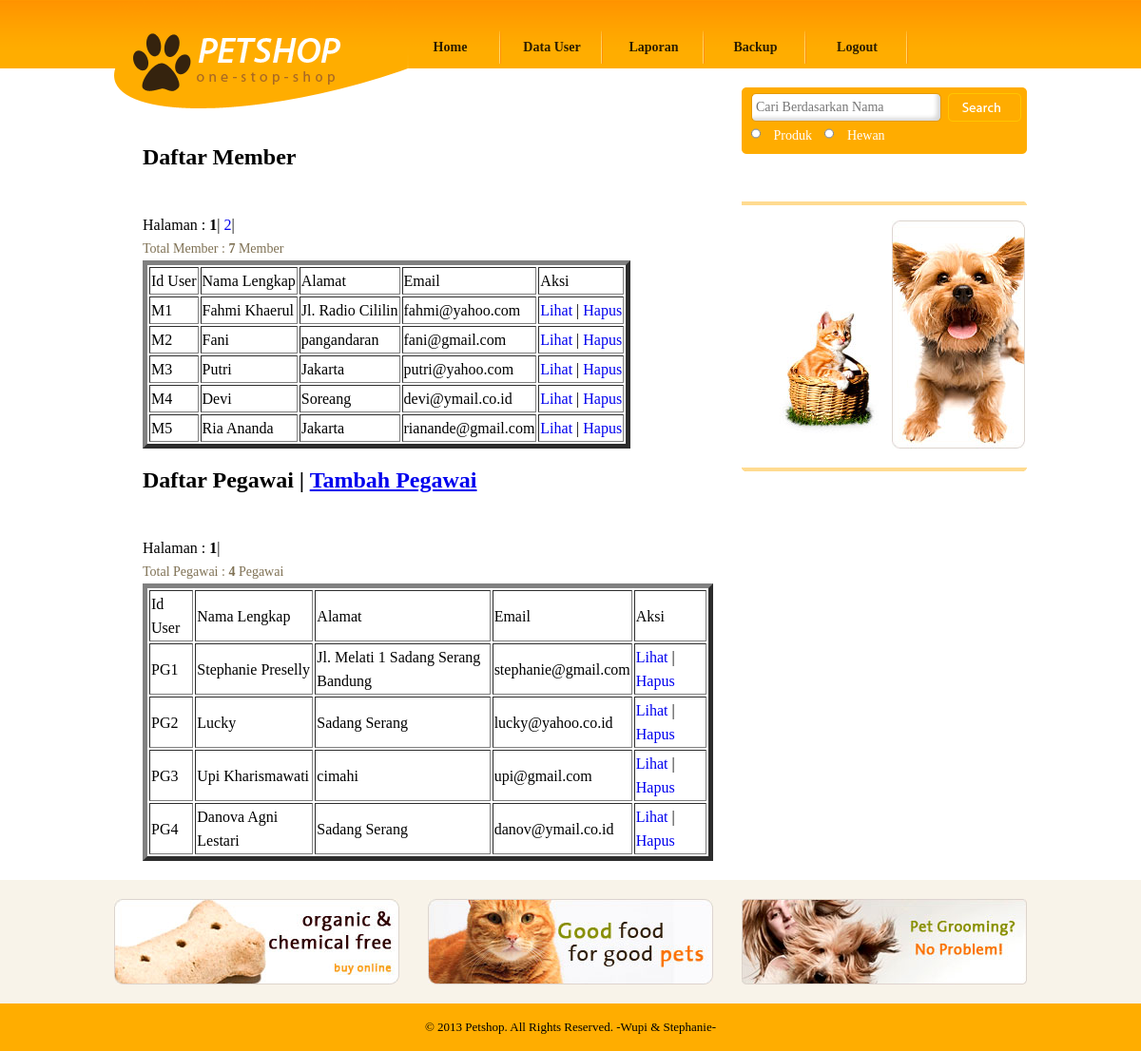
The page /admin_data_user.php on the database its author committed.
### tables this page shows
CREATE TABLE `user` (
  `id_user` char(8) NOT NULL,
  `password` varchar(50) NOT NULL,
  `status_akses` char(8) NOT NULL,
  `nama_lengkap` varchar(30) NOT NULL,
  `alamat` varchar(50) NOT NULL,
  `kode_pos` char(6) NOT NULL,
  `jk` enum('L','P') NOT NULL,
  `tgl_lahir` date DEFAULT NULL,
  `no_telp` varchar(12) NOT NULL,
  `email` varchar(50) NOT NULL,
  PRIMARY KEY (`id_user`)
);

### admin_data_user.php (the view, shortened to what this page needs)
<!DOCTYPE html PUBLIC "-//W3C//DTD XHTML 1.0 Transitional//EN" "http://www.w3.org/TR/xhtml1/DTD/xhtml1-transitional.dtd">
<html xmlns="http://www.w3.org/1999/xhtml">
<head>
	<link href="css/style.css" rel="stylesheet" type="text/css" />
</head>
<body>
			<?php include "header_admin.php"; ?>
			<div id="body">
			       <div id="content">
				        <div class="content">
							<div class="about">
				<h2>Daftar Member</h2>
                <ul>
				<li>
					<form method="post" action="" class="login">
					<table border=5>
						<?php include "koneksi.php";
							$batas=5;
		$halaman=$_GET['halaman'];
		if(empty($halaman))
		{
			$posisi=0;
			$halaman=1;
		}
		else
		{
			$posisi=($halaman-1)*$batas;
		}
							$tampil_member=mysql_query("SELECT * FROM user WHERE status_akses='MEMBER' LIMIT $posisi, $batas");
							echo "<tr><td>Id User</td><td>Nama Lengkap</td><td>Alamat</td><td>Email</td><td>Aksi</td></tr>";
							while($data=mysql_fetch_array($tampil_member))
							{ ?>
								<tr>
								<td><?php echo $data['id_user']; ?></td>
								<td><?php echo $data['nama_lengkap']; ?></td>
								<td><?php echo $data['alamat']; ?></td>
								<td><?php echo $data['email']; ?></td>
								<td><a href="admin_lihat_member.php?id_user=<?php echo $data['id_user'];?>" >Lihat</a> | <a href="admin_hapus_member.php?id_user=<?php echo $data['id_user'];?>" onClick="return confirm('Apakah anda yakin akan menghapus <?php echo $data['nama_lengkap'];?>?')">Hapus</a></td>
								</tr>
								<?php $no++;
							}
							$tampil2=mysql_query("SELECT * FROM user WHERE status_akses='MEMBER'");
			$jmldata=mysql_num_rows($tampil2);
			$jmlhalaman=ceil($jmldata/$batas);
			echo "<br> Halaman : ";
			for($i=1;$i<=$jmlhalaman;$i++)
			{
				if($i != $halaman)
				{
					echo "<a href=$_SERVER[PHP_SELF]?halaman=$i>$i</a> | ";
				}
				else
				{
					echo "<b>$i</b> | ";
				}
			}
			echo "<p>Total Member : <b>$jmldata</b> Member</p>";
						?>
					</table>
					</form>
				</li>
				</ul>			 	<br />
<h2>Daftar Pegawai | <a href=admin_tambah_pegawai.php>Tambah Pegawai</a></h2>
                <ul>
				<li>
					<form method="post" action="" class="login">
					<table border=5>
						<?php include "koneksi.php";
							$batas=5;
		$halaman=$_GET['halaman'];
		if(empty($halaman))
		{
			$posisi=0;
			$halaman=1;
		}
		else
		{
			$posisi=($halaman-1)*$batas;
		}
							$tampil_member=mysql_query("SELECT * FROM user WHERE status_akses='PEGAWAI' LIMIT $posisi, $batas");
							echo "<tr><td>Id User</td><td>Nama Lengkap</td><td>Alamat</td><td>Email</td><td>Aksi</td></tr>";
							while($data=mysql_fetch_array($tampil_member))
							{ ?>
								<tr>
								<td><?php echo $data['id_user']; ?></td>
								<td><?php echo $data['nama_lengkap']; ?></td>
								<td><?php echo $data['alamat']; ?></td>
								<td><?php echo $data['email']; ?></td>
								<td><a href="admin_lihat_pegawai.php?id_user=<?php echo $data['id_user'];?>" >Lihat</a> | <a href="admin_hapus_member.php?id_user=<?php echo $data['id_user'];?>" onClick="return confirm('Apakah anda yakin akan menghapus <?php echo $data['nama_lengkap'];?>?')">Hapus</a></td>
								</tr>
								<?php $no++;
							}
							$tampil2=mysql_query("SELECT * FROM user WHERE status_akses='PEGAWAI'");
			$jmldata=mysql_num_rows($tampil2);
			$jmlhalaman=ceil($jmldata/$batas);
			echo "<br> Halaman : ";
			for($i=1;$i<=$jmlhalaman;$i++)
			{
				if($i != $halaman)
				{
					echo "<a href=$_SERVER[PHP_SELF]?halaman=$i>$i</a> | ";
				}
				else
				{
					echo "<b>$i</b> | ";
				}
			}
			echo "<p>Total Pegawai : <b>$jmldata</b> Pegawai</p>";
						?>
					</table>
					</form>
				</li>
				</ul>
							</div>
						</div>
					    <div id="sidebar">
								<?php include "cari.php"; ?>
                               <?php include "shoping_guide.php"; ?>
				   <?php include "iklan.php"; ?>
			<div id="footer">
			        <?php include "footer.php"; ?>
			</div>
</body>
</html>

### css/style.css (style rules this page uses)
body { margin:0; padding:0; background: url("../images/bg-body.gif"); background-repeat:repeat-x; }
#body div#content { width:960px; margin:0 auto; overflow:hidden; background-image:none; height:auto; overflow:hidden; }
#body div#content .content { float:left; width:640px; margin-right:20px; background-image:none; height:auto; overflow:hidden; }
#body #content .content h2 { font-family: "Myriad Pro"; margin: 80px 0 0 30px; }
#body #content .content ul { margin:0; padding:0; list-style-type:none; }
#body #content .content ul li { width:300px; padding:0 10px; margin:0 0 20px 0; float:left; line-height:25px; height:auto; }
#body #content .content ul li a { text-decoration:none; }
#body #content .content ul li p { font-family:"Myriad Pro"; font-size:14px; text-align:justify; color:#7f7154; margin:0; }
#body #content .content .about { width:640px; height:auto; overflow:hidden; }
#body #content .content .about h2 { margin:80px 0 0 30px; font-family: "Myriad Pro"; }
#body #content .content .about ul { margin:0; padding:0; list-style-type:none; }
#body #content .content .about ul li { clear:both; width:600px; padding:20px 10px 0 30px; }
#body #content .content .about ul li p { color: #7F7154; font-family: "Myriad Pro"; font-size: 14px; text-align: justify; }
#body #content .content div p { margin: 10px 0 0 30px; padding:0 15px 0 0; font-family: "Myriad Pro"; font-size:14px; line-height:25px; color:#7F7154; }
#body #content #sidebar { float:left; width:300px; background-image:none; }
#footer { background-color:#310000; background-image:none; }

### rows shown on the page
user: id_user "M1", nama_lengkap "Fahmi Khaerul", alamat "Jl. Radio Cililin", email "fahmi@yahoo.com"
user: id_user "M2", nama_lengkap "Fani", alamat "pangandaran", email "fani@gmail.com"
user: id_user "M3", nama_lengkap "Putri", alamat "Jakarta", email "putri@yahoo.com"
user: id_user "M4", nama_lengkap "Devi", alamat "Soreang", email "devi@ymail.co.id"
user: id_user "M5", nama_lengkap "Ria Ananda", alamat "Jakarta", email "rianande@gmail.com"
user: id_user "PG1", nama_lengkap "Stephanie Preselly", alamat "Jl. Melati 1 Sadang Serang Bandung", email "stephanie@gmail.com"
user: id_user "PG2", nama_lengkap "Lucky", alamat "Sadang Serang", email "lucky@yahoo.co.id"
user: id_user "PG3", nama_lengkap "Upi Kharismawati", alamat "cimahi", email "upi@gmail.com"
user: id_user "PG4", nama_lengkap "Danova Agni Lestari", alamat "Sadang Serang", email "danov@ymail.co.id"

### other values the page prints
$jmldata "7"
$jmldata "4"
